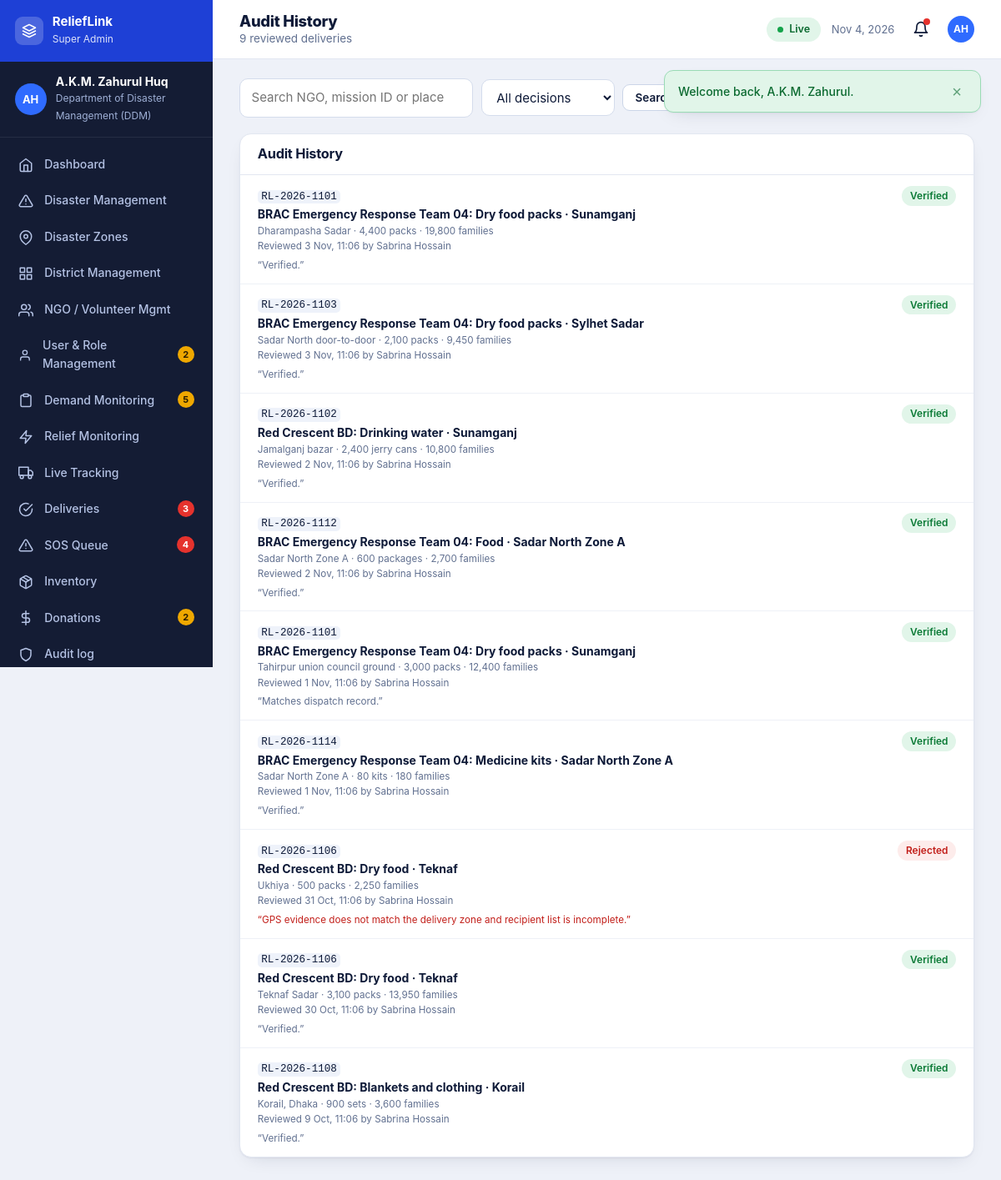
The page /dashboard/history.php (signed in) on the database its author committed.
### tables this page shows
CREATE TABLE users (
  id INT AUTO_INCREMENT PRIMARY KEY, first_name VARCHAR(60) NOT NULL, last_name VARCHAR(60) NOT NULL,
  email VARCHAR(150) NOT NULL UNIQUE, phone VARCHAR(15) NOT NULL UNIQUE, password_hash VARCHAR(255) NOT NULL,
  role ENUM('super_admin','district_admin','ngo','coordinator','audit') NOT NULL,
  district_id INT NULL, zone_id INT NULL, organization VARCHAR(150) NULL,
  status ENUM('pending','active','suspended') NOT NULL DEFAULT 'pending',
  settings TEXT NULL, last_login DATETIME NULL, created_at DATETIME NOT NULL DEFAULT CURRENT_TIMESTAMP,
  FOREIGN KEY (district_id) REFERENCES districts(id) ON DELETE SET NULL, INDEX (role, status)
);

CREATE TABLE deliveries (
  id INT AUTO_INCREMENT PRIMARY KEY, mission_id INT NOT NULL, reported_by INT NULL, quantity INT NOT NULL, recipients INT NOT NULL,
  location VARCHAR(200) NOT NULL, notes VARCHAR(500) NULL, gps_lat DECIMAL(8,5) NULL, gps_lng DECIMAL(8,5) NULL, evidence_at DATETIME NULL,
  status ENUM('pending','verified','rejected') NOT NULL DEFAULT 'pending', reviewed_by INT NULL, reviewed_at DATETIME NULL, review_note VARCHAR(300) NULL,
  created_at DATETIME NOT NULL DEFAULT CURRENT_TIMESTAMP,
  FOREIGN KEY (mission_id) REFERENCES relief_missions(id) ON DELETE CASCADE, INDEX (status)
);

CREATE TABLE relief_missions (
  id INT AUTO_INCREMENT PRIMARY KEY, disaster_id INT NOT NULL, title VARCHAR(160) NOT NULL, code VARCHAR(20) NULL,
  item_type ENUM('food','water','medicine','shelter','hygiene','clothing','rescue','other') NOT NULL, unit VARCHAR(30) NOT NULL DEFAULT 'units',
  target_qty INT NOT NULL, delivered_qty INT NOT NULL DEFAULT 0, budget DECIMAL(14,2) NOT NULL DEFAULT 0,
  status ENUM('planned','assigned','accepted','in_transit','arrived','completed','cancelled') NOT NULL DEFAULT 'planned',
  priority ENUM('critical','high','medium','low') NOT NULL DEFAULT 'medium',
  ngo_id INT NULL, coordinator_id INT NULL, created_by INT NULL, demand_id INT NULL, zone_id INT NULL, inventory_id INT NULL,
  vehicle_id INT NULL, driver_id INT NULL, cargo VARCHAR(200) NULL, dispatched_qty INT NULL,
  planned_departure DATETIME NULL, eta DATETIME NULL, dispatched_at DATETIME NULL, arrived_at DATETIME NULL, progress TINYINT NOT NULL DEFAULT 0,
  confirmation_code CHAR(6) NULL, coord_confirmed TINYINT(1) NOT NULL DEFAULT 0, coord_families INT NULL, coord_notes VARCHAR(300) NULL, coord_confirmed_at DATETIME NULL,
  notes VARCHAR(300) NULL, reserved_qty INT NOT NULL DEFAULT 0, created_at DATETIME NOT NULL DEFAULT CURRENT_TIMESTAMP,
  FOREIGN KEY (disaster_id) REFERENCES disasters(id) ON DELETE CASCADE, INDEX (status), INDEX (ngo_id), INDEX (coordinator_id)
);

### includes/domain.php (called while the page is built, shortened)
<?php
function dt_label(?string $dt): string { return $dt ? date('j M, H:i', strtotime($dt)) : '—'; }

### dashboard/history.php (the view, shortened to what this page needs)
<?php
require __DIR__ . '/../includes/bootstrap.php';
require __DIR__ . '/../includes/layout.php';
$u = require_role(['audit', 'super_admin']);
$qs = trim((string)($_GET['q'] ?? '')); $st = $_GET['status'] ?? 'all'; $w = ''; $p = [];
$list = rows("SELECT dl.*, m.code, m.title, m.unit, m.dispatched_qty, n.organization, rv.first_name vf, rv.last_name vl FROM deliveries dl JOIN relief_missions m ON m.id=dl.mission_id LEFT JOIN users n ON n.id=m.ngo_id LEFT JOIN users rv ON rv.id=dl.reviewed_by WHERE dl.status<>'pending'$w ORDER BY dl.reviewed_at DESC LIMIT 200", $p);
dash_head('Audit History', 'history', count($list) . ' reviewed deliveries');
?>
<form class="filter-bar" method="get"><input type="search" name="q" value="<?= e($qs) ?>" placeholder="Search NGO, mission ID or place"><select name="status" onchange="this.form.submit()"><option value="all">All decisions</option></select><button class="btn btn-outline btn-sm">Search</button></form>
<section class="panel"><header><h2>Audit History</h2></header>
<?php foreach ($list as $d): $diff = $d['dispatched_qty'] !== null && $d['status'] === 'verified' ? 0 : 0; ?>
  <a class="list-row" href="<?= url('dashboard/review.php?id=' . (int)$d['id']) ?>" style="color:var(--ink);text-decoration:none;align-items:flex-start"><span><code><?= e($d['code']) ?></code><br><b><?= e($d['organization']) ?>: <?= e($d['title']) ?></b><small><?= e($d['location']) ?> · <?= number_format($d['quantity']) ?> <?= e($d['unit']) ?> · <?= number_format($d['recipients']) ?> families</small><small>Reviewed <?= e(dt_label($d['reviewed_at'])) ?> by <?= e(trim($d['vf'] . ' ' . $d['vl'])) ?></small>
    <?php if ($d['review_note']): ?><small style="color:<?= $d['status'] === 'rejected' ? 'var(--red-d)' : 'var(--muted)' ?>;margin-top:.3rem">“<?= e($d['review_note']) ?>”</small><?php endif; ?></span><?= badge($d['status']) ?></a>
<?php endforeach; if (!$list) echo '<div class="empty">No reviewed deliveries match.</div>'; ?></section>
<?php dash_foot();

### includes/layout.php (shortened to what this page needs)
<?php
function head(string $title, string $bodyClass = ''): void {
    $u = user(); $st = $u ? user_settings($u['settings'] ?? null) : [];
    echo '<!doctype html><html lang="en"><head><meta charset="utf-8"><meta name="viewport" content="width=1280">'
       . '<title>' . e($title) . ' · ' . e(APP_NAME) . '</title>'
       . '<link rel="icon">'
       . '<link rel="stylesheet" href="' . e(url('assets/css/style.css')) . '"></head>'
       . '<body class="' . e($bodyClass) . ($st && !empty($st['datasaver']) ? ' data-saver' : '') . '" data-base="' . e(base_path()) . '" data-csrf="' . e(csrf_token()) . '"'
       . ($u ? ' data-offline="' . (int)$st['offline'] . '" data-autosync="' . (int)$st['autosync'] . '" data-datasaver="' . (int)$st['datasaver'] . '" data-uid="' . (int)$u['id'] . '"' : '') . '>';
    if (!empty($_SESSION['flash'])) {
        echo '<div class="flash-wrap" role="status">';
        foreach ($_SESSION['flash'] as [$t, $m]) echo '<div class="flash ' . e($t) . '"><span>' . e($m) . '</span><button type="button" aria-label="Dismiss" data-dismiss>×</button></div>';
        echo '</div>';
    }
}
function icon(string $n): string {
    return '<svg viewBox="0 0 24 24" aria-hidden="true">' . ($p[$n] ?? $p['grid']) . '</svg>';
}
function dash_nav(string $role): array {
    $common = [['notifications', 'Notifications', 'bell'], ['profile', 'My Profile', 'user'], ['settings', 'Settings', 'sliders'], ['help', 'Help & Emergency Info', 'help']];
    $own = match ($role) {
        'super_admin' => [['index', 'Dashboard', 'home'], ['disasters', 'Disaster Management', 'alert'], ['zones', 'Disaster Zones', 'pin'], ['districts', 'District Management', 'grid'], ['ngos', 'NGO / Volunteer Mgmt', 'users'], ['users', 'User & Role Management', 'user'],
            ['demands', 'Demand Monitoring', 'clipboard'], ['missions', 'Relief Monitoring', 'zap'], ['tracking', 'Live Tracking', 'truck'], ['deliveries', 'Deliveries', 'check'], ['sos', 'SOS Queue', 'alert'], ['inventory', 'Inventory', 'box'], ['donations', 'Donations', 'dollar'], ['audit', 'Audit log', 'shield']],
        'district_admin' => [['index', 'Dashboard', 'home'], ['disasters', 'Disasters', 'alert'], ['zones', 'Disaster Zones', 'pin'], ['demands', 'Demand Management', 'clipboard'], ['ngos', 'NGO Coordination', 'users'], ['missions', 'Relief Dispatch', 'zap'], ['tracking', 'Live Tracking', 'truck'], ['sos', 'SOS Monitoring', 'alert'], ['analytics', 'District Analytics', 'chart']],
        'ngo' => [['index', 'Dashboard', 'home'], ['inventory', 'Inventory Management', 'box'], ['available', 'Available Demands', 'clipboard'], ['missions', 'My Missions', 'zap'], ['dispatch', 'Dispatch Relief', 'alert'], ['tracking', 'Live Tracking', 'pin'], ['team', 'Team Management', 'users'], ['vehicles', 'Vehicle Management', 'truck'], ['confirm', 'Delivery Confirmation', 'check']],
        'coordinator' => [['index', 'Dashboard', 'home'], ['demand-new', 'Submit Demand', 'plus'], ['demands', 'Demand History', 'clipboard'], ['missions', 'Active Missions', 'zap'], ['sos', 'Emergency SOS', 'alert'], ['confirm', 'Delivery Confirmation', 'check'], ['sync', 'Offline & Sync', 'sync']],
        default => [['index', 'Audit Dashboard', 'home'], ['deliveries', 'Pending Verification', 'clipboard'], ['history', 'Audit History', 'clock'], ['report', 'Audit Report', 'file'], ['donations', 'Donations', 'dollar'], ['audit', 'Audit log', 'shield']],
    };
    return array_merge($own, $common);
}
function district_scope(array $u, string $col): array {
    return in_array($u['role'], ['district_admin', 'coordinator'], true) && $u['district_id'] ? [" AND $col = ?", [(int)$u['district_id']]] : ['', []];
}
function dash_counts(array $u): array {
    $c = []; $r = $u['role'];
    [$dsd, $dpd] = district_scope($u, 'district_id');
    if (in_array($r, ['super_admin', 'district_admin'], true)) $c['demands'] = [(int)val("SELECT COUNT(*) FROM demands WHERE status='pending'$dsd", $dpd), 'amber'];
    if (in_array($r, ['super_admin', 'district_admin'], true)) $c['sos'] = (int)val("SELECT COUNT(*) FROM sos_requests WHERE status='new'$dsd", $dpd);
    if (in_array($r, ['super_admin', 'audit'], true)) { $c['deliveries'] = (int)val("SELECT COUNT(*) FROM deliveries WHERE status='pending'"); $c['donations'] = [(int)val("SELECT COUNT(*) FROM donations WHERE status='pending'"), 'amber']; }
    if ($r === 'super_admin') $c['users'] = [(int)val("SELECT COUNT(*) FROM users WHERE status='pending'"), 'amber'];
    $c['notifications'] = (int)val('SELECT COUNT(*) FROM notifications WHERE user_id=? AND is_read=0', [(int)$u['id']]);
    return $c;
}
function dash_head(string $title, string $active, string $sub = ''): void {
    $u = user();
    head($title, 'dash-page role-' . ($u['role'] ?? ''));
    $counts = dash_counts($u);
    $ini = mb_substr($u['first_name'], 0, 1) . mb_substr($u['last_name'], 0, 1);
    echo '<div class="dash"><aside class="side"><div class="side-head"><span class="mark">' . icon('layers') . '</span><div><b>ReliefLink</b><small>' . e(ROLES[$u['role']][0]) . '</small></div></div>'
       . '<div class="who"><span class="av">' . e($ini) . '</span><div><b>' . e($u['first_name'] . ' ' . $u['last_name']) . '</b><small>' . e($u['organization'] ?: ($u['district_name'] ?: 'National')) . '</small></div></div><nav aria-label="Dashboard">';
    foreach (dash_nav($u['role']) as [$k, $label, $ic]) {
        $n = $counts[$k] ?? 0; $tone = 'red'; if (is_array($n)) { [$n, $tone] = $n; }
        echo '<a href="' . e(url('dashboard/' . ($k === 'index' ? '' : $k . '.php'))) . '"' . ($active === $k ? ' class="on" aria-current="page"' : '') . '><span class="ni">' . icon($ic) . '</span>' . e($label)
           . ($n ? '<em class="' . $tone . '">' . $n . '</em>' : '') . ($k === 'sync' ? '<em class="amber" data-sync-badge hidden></em>' : '') . '</a>';
    }
    echo '</nav><div class="side-foot"><a href="' . e(url('')) . '">' . icon('external') . 'Public Site</a><a href="' . e(url('logout.php')) . '">' . icon('logout') . 'Sign Out</a></div></aside>'
       . '<div class="main"><header class="top"><div><h1>' . e($title) . '</h1>' . ($sub ? '<p>' . e($sub) . '</p>' : '') . '</div>'
       . '<div class="top-r"><span class="net-pill" data-net><i></i><span>Live</span></span><span class="date-pill">' . date('M j, Y') . '</span><a class="bell" href="' . e(url('dashboard/notifications.php')) . '" title="Notifications" aria-label="Notifications">' . icon('bell') . (($counts['notifications'] ?? 0) ? '<em></em>' : '') . '</a><span class="av sm">' . e($ini) . '</span></div></header><main class="content">';
}
function dash_foot(): void {
    echo '</main></div></div><script src="' . e(url('assets/js/map.js')) . '"></script><script src="' . e(url('assets/js/charts.js')) . '"></script><script src="' . e(url('assets/js/main.js')) . '"></script></body></html>';
}

### includes/bootstrap.php (shortened to what this page needs)
<?php
function base_path(): string {
    static $b = null;
    if ($b !== null) return $b;
    $root = str_replace('\\', '/', (string)realpath(__DIR__ . '/..'));
    $doc  = str_replace('\\', '/', (string)realpath($_SERVER['DOCUMENT_ROOT'] ?? ''));
    if ($doc !== '' && strpos($root, $doc) === 0) return $b = rtrim(substr($root, strlen($doc)), '/');
    $dir = str_replace('\\', '/', dirname($_SERVER['SCRIPT_NAME'] ?? ''));
    $dir = preg_replace('#/(dashboard|api)$#', '', $dir);
    return $b = rtrim($dir === '/' ? '' : $dir, '/');
}
function url(string $path = ''): string { return base_path() . '/' . ltrim($path, '/'); }
function e($v): string { return htmlspecialchars((string)$v, ENT_QUOTES | ENT_SUBSTITUTE, 'UTF-8'); }
function badge(string $status): string {
    static $map = [
        'critical' => 'red', 'high' => 'orange', 'medium' => 'amber', 'low' => 'green',
        'active' => 'red', 'monitoring' => 'amber', 'resolved' => 'green',
        'pending' => 'amber', 'confirmed' => 'green', 'verified' => 'green', 'rejected' => 'red',
        'new' => 'red', 'assigned' => 'blue', 'planned' => 'gray', 'in_transit' => 'blue',
        'completed' => 'green', 'cancelled' => 'gray', 'suspended' => 'red',
    ];
    return '<span class="badge b-' . ($map[$status] ?? 'gray') . '">' . e(ucfirst(str_replace('_', ' ', $status))) . '</span>';
}
function db(): PDO {
    static $pdo = null;
    if ($pdo) return $pdo;
    try {
        $pdo = new PDO('mysql:host=' . DB_HOST . ';dbname=' . DB_NAME . ';charset=utf8mb4', DB_USER, DB_PASS, [
            PDO::ATTR_ERRMODE => PDO::ERRMODE_EXCEPTION,
            PDO::ATTR_DEFAULT_FETCH_MODE => PDO::FETCH_ASSOC,
            PDO::ATTR_EMULATE_PREPARES => false,
        ]);
        $pdo->exec("SET time_zone = '+06:00'");
    } catch (PDOException $ex) {
        http_response_code(500);
        exit('<h1>Database connection failed</h1><p>Import <code>database/schema.sql</code> and check <code>config/config.php</code>.</p>');
    }
    return $pdo;
}
function q(string $sql, array $p = []): PDOStatement {
    $st = db()->prepare($sql);
    foreach (array_values($p) as $i => $v) {
        $st->bindValue($i + 1, $v, $v === null ? PDO::PARAM_NULL : (is_int($v) ? PDO::PARAM_INT : PDO::PARAM_STR));
    }
    $st->execute();
    return $st;
}
function rows(string $sql, array $p = []): array { return q($sql, $p)->fetchAll(); }
function row(string $sql, array $p = []): ?array { $r = q($sql, $p)->fetch(); return $r ?: null; }
function val(string $sql, array $p = []) { $r = q($sql, $p)->fetch(PDO::FETCH_NUM); return $r ? $r[0] : null; }
function csrf_token(): string {
    return $_SESSION['csrf'];
}
function user(): ?array {
    static $u = false;
    if ($u !== false) return $u;
    $u = null;
    if (!empty($_SESSION['uid'])) {
        $u = row('SELECT u.*, d.name AS district_name FROM users u LEFT JOIN districts d ON d.id=u.district_id WHERE u.id=?', [(int)$_SESSION['uid']]);
    }
    return $u;
}
function require_role(array $roles): array {
    $u = user();
    return $u;
}
function user_settings(?string $json): array {
    $d = ['alert_sos' => 1, 'alert_mission' => 1, 'alert_demand' => 1, 'alert_system' => 1, 'email' => 1, 'sms' => 1, 'offline' => 1, 'autosync' => 1, 'datasaver' => 0];
    $j = $json ? json_decode($json, true) : null;
    return is_array($j) ? array_merge($d, array_map('intval', $j)) : $d;
}
require __DIR__ . '/domain.php';

### rows shown on the page
users: role "Super Admin", ini "AH", first_name+last_name "A.K.M. Zahurul Huq", organization "Department of Disaster Management (DDM)"
deliveries: mission.code "RL-2026-1101", users.organization "BRAC Emergency Response Team 04", mission.title "Dry food packs · Sunamganj", location "Dharampasha Sadar", quantity "4,400", mission.unit "packs", recipients "19,800", reviewed_at "3 Nov, 11:06", users.first_name+last_name "Sabrina Hossain", review_note "Verified.", status "Verified"
deliveries: mission.code "RL-2026-1103", users.organization "BRAC Emergency Response Team 04", mission.title "Dry food packs · Sylhet Sadar", location "Sadar North door-to-door", quantity "2,100", mission.unit "packs", recipients "9,450", reviewed_at "3 Nov, 11:06", users.first_name+last_name "Sabrina Hossain", review_note "Verified.", status "Verified"
deliveries: mission.code "RL-2026-1102", users.organization "Red Crescent BD", mission.title "Drinking water · Sunamganj", location "Jamalganj bazar", quantity "2,400", mission.unit "jerry cans", recipients "10,800", reviewed_at "2 Nov, 11:06", users.first_name+last_name "Sabrina Hossain", review_note "Verified.", status "Verified"
deliveries: mission.code "RL-2026-1112", users.organization "BRAC Emergency Response Team 04", mission.title "Food · Sadar North Zone A", location "Sadar North Zone A", quantity "600", mission.unit "packages", recipients "2,700", reviewed_at "2 Nov, 11:06", users.first_name+last_name "Sabrina Hossain", review_note "Verified.", status "Verified"
deliveries: mission.code "RL-2026-1101", users.organization "BRAC Emergency Response Team 04", mission.title "Dry food packs · Sunamganj", location "Tahirpur union council ground", quantity "3,000", mission.unit "packs", recipients "12,400", reviewed_at "1 Nov, 11:06", users.first_name+last_name "Sabrina Hossain", review_note "Matches dispatch record.", status "Verified"
deliveries: mission.code "RL-2026-1114", users.organization "BRAC Emergency Response Team 04", mission.title "Medicine kits · Sadar North Zone A", location "Sadar North Zone A", quantity "80", mission.unit "kits", recipients "180", reviewed_at "1 Nov, 11:06", users.first_name+last_name "Sabrina Hossain", review_note "Verified.", status "Verified"
deliveries: mission.code "RL-2026-1106", users.organization "Red Crescent BD", mission.title "Dry food · Teknaf", location "Ukhiya", quantity "500", mission.unit "packs", recipients "2,250", reviewed_at "31 Oct, 11:06", users.first_name+last_name "Sabrina Hossain", review_note "GPS evidence does not match the delivery zone and recipient list is incomplete.", status "Rejected"
deliveries: mission.code "RL-2026-1106", users.organization "Red Crescent BD", mission.title "Dry food · Teknaf", location "Teknaf Sadar", quantity "3,100", mission.unit "packs", recipients "13,950", reviewed_at "30 Oct, 11:06", users.first_name+last_name "Sabrina Hossain", review_note "Verified.", status "Verified"
deliveries: mission.code "RL-2026-1108", users.organization "Red Crescent BD", mission.title "Blankets and clothing · Korail", location "Korail, Dhaka", quantity "900", mission.unit "sets", recipients "3,600", reviewed_at "9 Oct, 11:06", users.first_name+last_name "Sabrina Hossain", review_note "Verified.", status "Verified"

### other values the page prints
$m "Welcome back, A.K.M. Zahurul."
$label "Dashboard"
$label "Disaster Management"
$label "Disaster Zones"
$label "District Management"
$label "NGO / Volunteer Mgmt"
$label "User & Role Management"
$n "2"
$label "Demand Monitoring"
$n "5"
$label "Relief Monitoring"
$label "Live Tracking"
$label "Deliveries"
$n "3"
$label "SOS Queue"
